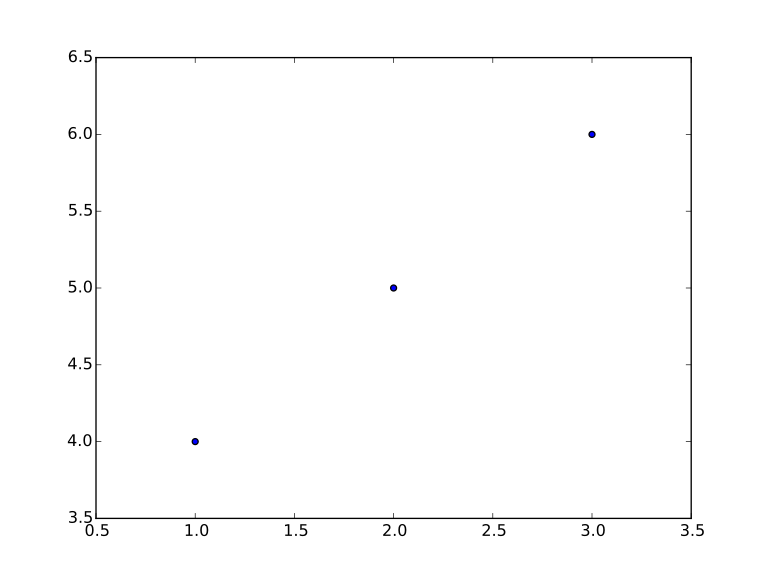

Write the Python code that produced this figure.
import matplotlib.pyplot as plt


class PlotData(object):
    def __init__(self):
        self.xs = []
        self.ys = []
        self.urls = []

    def add(self, x, y, url):
        self.xs.append(x)
        self.ys.append(y)
        self.urls.append(url)


if __name__ == '__main__':
    f = plt.figure()
    pd = PlotData()
    pd.add(1, 4, '19')
    pd.add(2, 5, '20')
    pd.add(3, 6, '21')
    s = plt.scatter(pd.xs, pd.ys)
    s.set_urls(pd.urls)
    f.canvas.print_figure('matplotlib_example.svg')
